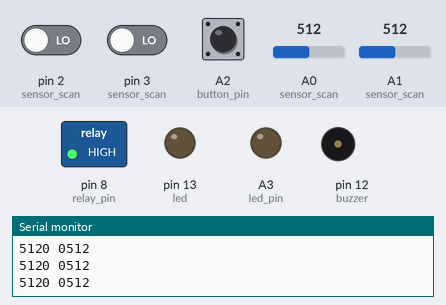
Recording of a sketch running on a simulated Arduino Uno, built with avr-gcc and run on an emulated ATmega328P. On the bench: switched loads named in the sketch (green lamp = pin HIGH), output pins drawn as LEDs (lit = HIGH), buzzer (waves = sounding), the last lines printed to the serial monitor. The inputs (shaded band) are chosen by the test bench; at power-on: A2 (button_pin) HIGH, pin 2 (sensor_scan) LOW, pin 3 (sensor_scan) LOW, A0 (sensor_scan) = 512, A1 (sensor_scan) = 512.

Above: at 1.2 s.
1.3 s: A2 (button_pin) pulled LOW for 1 s
At 2.1 s:
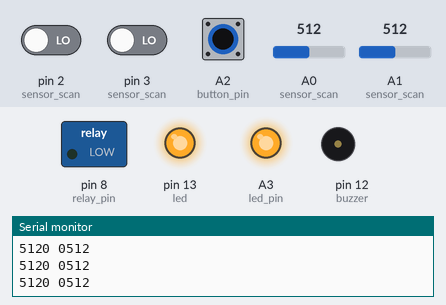
3.8 s: pin 2 (sensor_scan) driven HIGH
At 5.9 s:
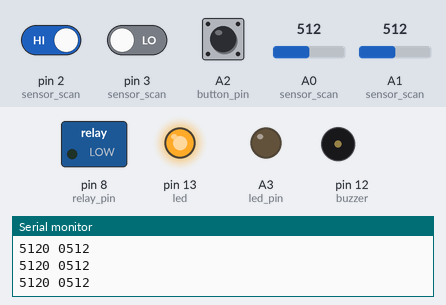
6.8 s: A2 (button_pin) pulled LOW for 3.2 s
At 9.98 s:
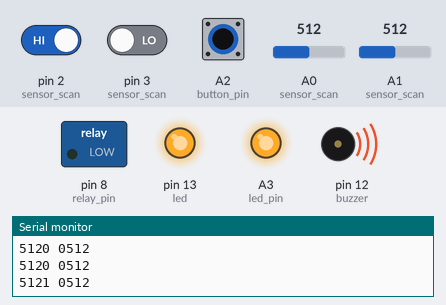
15.0 s: pin 3 (sensor_scan) driven HIGH
Timing chart, 0 to 18.4 s (numbered marks = the images above; inputs shaded):
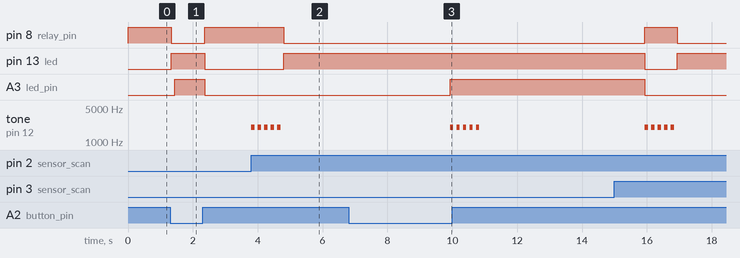

The sketch:

auto_sprinkle_water.ino
```cpp
#define led_pin A3
#define led 13
#define buzzer 12
#define button_pin A2
#define relay_pin 8

int sensor_analog_val1 = 0;
int sensor_analog_val2 = 0;

bool sensor_digital_val1 = false;
bool sensor_digital_val2 = false;

void setup()
{
  Serial.begin(9600);
  pinMode(led_pin, 1);
  pinMode(led,1);
  digitalWrite(led_pin, 0);
  pinMode(button_pin, INPUT_PULLUP);
  pinMode(relay_pin, 1);
  digitalWrite(relay_pin, 1);
}

void open_water(int timee)
{
  digitalWrite(relay_pin, 0);
  digitalWrite(led, 1);
  delay(timee);
}

void close_water()
{
  digitalWrite(relay_pin, !0);
  digitalWrite(led, !1);
  delay(1);
}

void buzzerr()
{

  for (int b = 5; b > 0; b--)
  {
    tone(buzzer, 2000);
    delay(100);
    noTone(buzzer);
    delay(100);
  }
}

void sensor_scan()
{

  sensor_analog_val1 = analogRead(A0);
  sensor_analog_val2 = analogRead(A1);

  sensor_digital_val1 = digitalRead(2);
  sensor_digital_val2 = digitalRead(3);

  if (sensor_digital_val1 || sensor_digital_val2)
  {
    buzzerr();
    open_water(5000);
  }
  //else
    //close_water();

  // if(sensor_analog_val1 || sensor_analog_val2 == 500)
  // {

  // }
}

void botton_scan()
{
  if (digitalRead(button_pin) == 0)
  {
    delay(30);
    if (digitalRead(button_pin) == 0)
    {
      open_water(100);
      digitalWrite(led_pin, 1);
    }
  }
  else
  {
    close_water();
    digitalWrite(led_pin, 0);
  }
}

void loop()
{
  botton_scan();
  sensor_scan();
  Serial.print(sensor_analog_val1);
  Serial.print(sensor_digital_val1);
  Serial.print(" ");
  Serial.print(sensor_digital_val2);
  Serial.print(sensor_analog_val2);
  Serial.println("");
  delay(1);
}
```

Measured:
- after the input at 1.3 s, pin 8 (relay_pin): HIGH → LOW at once, → HIGH 1.0 s later; pin 13 (led): LOW → HIGH at once, → LOW 1.0 s later; A3 (led_pin): LOW → HIGH after 0.14 s, → LOW 0.92 s later
- after the input at 3.8 s, pin 8 (relay_pin): HIGH → LOW after 1.0 s; pin 13 (led): LOW → HIGH after 1.0 s; tone on pin 12 (buzzer): alternates 2000 Hz for 0.10 s and silent for 0.10 s, 10 changes in all, then stays silent, starting at once
- after the input at 6.8 s, pin 8 (relay_pin): stays LOW (without the input it goes to HIGH after 3.0 s); pin 13 (led): stays HIGH (without the input it goes to LOW after 3.0 s); A3 (led_pin): LOW → HIGH after 3.1 s
